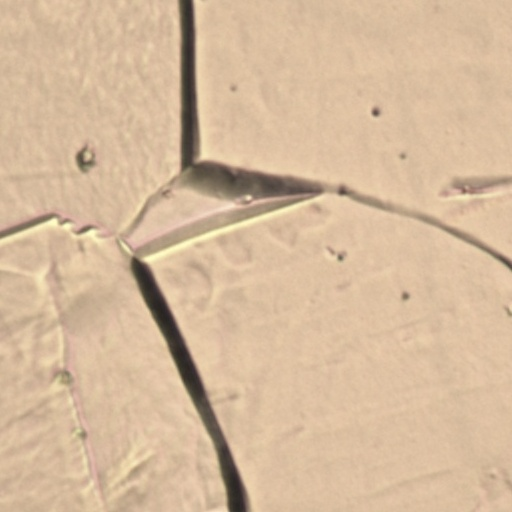
#> input picture Exercises/Exercise3/copper_images/0.jpg, 512 x 512 px; its folder holds 4 pictures in this run
$ python Exercise3_Solutions.py
#> lines starting #> are read from the running program, lines starting #| are printed output that depends on the picture
'''
Tampere University of Technology
SGN 41006 - Signal Interpretation (Spring 2016)
Exercise 3 Solutions

Contact:    oguzhan.gencoglu@tut.fi (Office: TE406)
            andrei.cramariuc@tut.fi (Office: TE314)
'''

# load required packages
import numpy as np
import matplotlib.pyplot as plt
from sklearn.linear_model import LogisticRegression
import glob

def generate_signals(f0, sigma):
    # generate clean and noisy signals

    n = np.arange(100)
    y = np.concatenate((
                np.zeros(500), # vector of zeros
                np.cos(2 * np.pi * f0 * n),
                np.zeros(300)  # vector of zeros
                ))
    y_n = y + np.sqrt(sigma) * np.random.randn(y.size)

    return y, y_n # clean and noisy signals, respectively


def plots(sig1, sig2, sig3):
    # plot 3 plots in the same figure

    plt.figure()
    plt.subplot(3, 1, 1)
    plt.plot(sig1)
    plt.subplot(3, 1, 2)
    plt.plot(sig2)
    plt.subplot(3, 1, 3)
    plt.plot(sig3)
    plt.show()
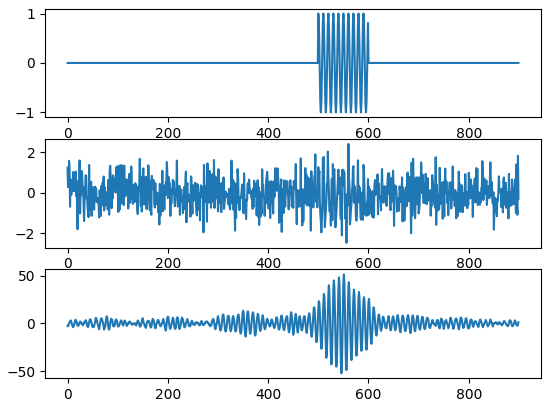
#> figure drawn by matplotlib, 3 panels; panel 1: curve peaks at x = 500, y = 1; panel 2: curve peaks at x = 560, y = 2.42; panel 3: curve peaks at x = 551, y = 51.24

if __name__ == '__main__':

    '''
    Question 2 & 3
    '''

    # implement a detector for a signal of known waveform
    s1, s_n1 = generate_signals(0.1, 0.5)
    h1 = np.cos(2 * np.pi * 0.1 * np.arange(100)) # lecture notes slide 21
    det1 = np.convolve(h1, s_n1, 'same')
    plots(s1, s_n1, det1)

    # implement a detector for a random signal
    s2, s_n2 = generate_signals(0.03, 0.5)
    h2 = np.exp(-2 * np.pi * 1j * 0.03 * np.arange(100)) # lecture notes slide 25
    det2 = np.abs(np.convolve(h2, s_n2, 'same'))
    plots(s2, s_n2, det2)
#> in plots (call 2), `plt.show()`:
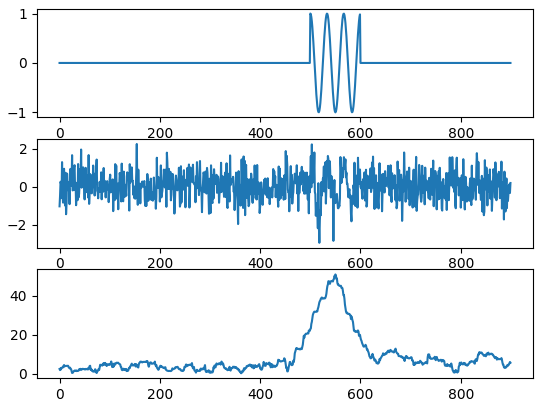
#> figure drawn by matplotlib, 3 panels; panel 1: curve peaks at x = 500, y = 1; panel 2: curve peaks at x = 154, y = 2.24; panel 3: curve peaks at x = 550, y = 51.06

    '''
    Question 4 & 5
    '''
    # read all jpg files under a specified directory
    name_list = glob.glob('copper_images/*.jpg')
    print("Names of image files:", name_list)

    # extract histogram features and class labels for each image
    X = []
    y = []
    for name in name_list:
        temp = plt.imread(name) # read image
#> temp is the input picture: shape (512, 512, 3); mean R, G, B 213.4, 185.7, 156.2
        print("Image shape:", temp.shape)
#| Image shape: (512, 512, 3)
        histograms = []
        for i in range(temp.shape[-1]): # for each channel in the image
            temp_hist, _ = np.histogram(temp[:,:,i])
            histograms.append(temp_hist)
#> after the loop, histograms = [[2146, 2304, 2570, 1938, 1863, 2929, 5129, 26462, 210578, 6225], [2689, 2602, 2909, 2217, 3106, 6109, 65152, 173510, 3097, 753], [1952, 2858, 3059, 2232, 2645, 4985, 19040, 214849, 9859, 665]]
        X.append(np.hstack(histograms))
        c = int(name.split(".")[0][-1]) # string manipulations
        y.append(c)

    # conversion to numpy array
    X = np.array(X)
    y = np.array(y)
    print("Shape of training data:", X.shape)
#| Shape of training data: (4, 30)
    print("Shape of target vectors:", y.shape)
#| Shape of target vectors: (4,)

    # train a logistic regression classifier on the histogram features
    classifier = LogisticRegression()
    classifier.fit(X, y) # train the classifier

    # predict classes and class probabilities
    print("True classes: ", y)
    print("Predicted classes", classifier.predict(X))
    print("Predicted class probabilities:\n", classifier.predict_proba(X))
